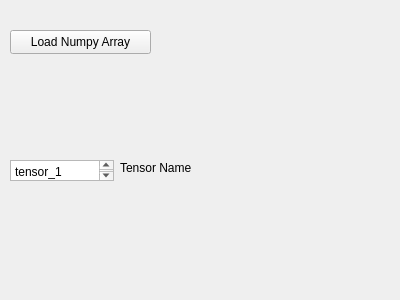
<?xml version="1.0" encoding="UTF-8"?>
<ui version="4.0">
    <class>Tensor_Loader_Widget</class>
    <widget class="QWidget" name="Tensor_Loader_Widget">
        <property name="geometry">
            <rect>
                <x>0</x>
                <y>0</y>
                <width>400</width>
                <height>300</height>
            </rect>
        </property>
        <property name="windowTitle">
            <string>Form</string>
        </property>
        <widget class="QPushButton" name="load_numpy_button">
            <property name="geometry">
                <rect>
                    <x>10</x>
                    <y>30</y>
                    <width>141</width>
                    <height>24</height>
                </rect>
            </property>
            <property name="text">
                <string>Load Numpy Array</string>
            </property>
        </widget>
        <widget class="QPlainTextEdit" name="data_name_text">
            <property name="geometry">
                <rect>
                    <x>10</x>
                    <y>160</y>
                    <width>104</width>
                    <height>21</height>
                </rect>
            </property>
            <property name="plainText">
                <string>tensor_1</string>
            </property>
        </widget>
        <widget class="QLabel" name="label">
            <property name="geometry">
                <rect>
                    <x>120</x>
                    <y>160</y>
                    <width>131</width>
                    <height>16</height>
                </rect>
            </property>
            <property name="text">
                <string>Tensor Name</string>
            </property>
        </widget>
    </widget>
    <resources/>
    <connections/>
</ui>
